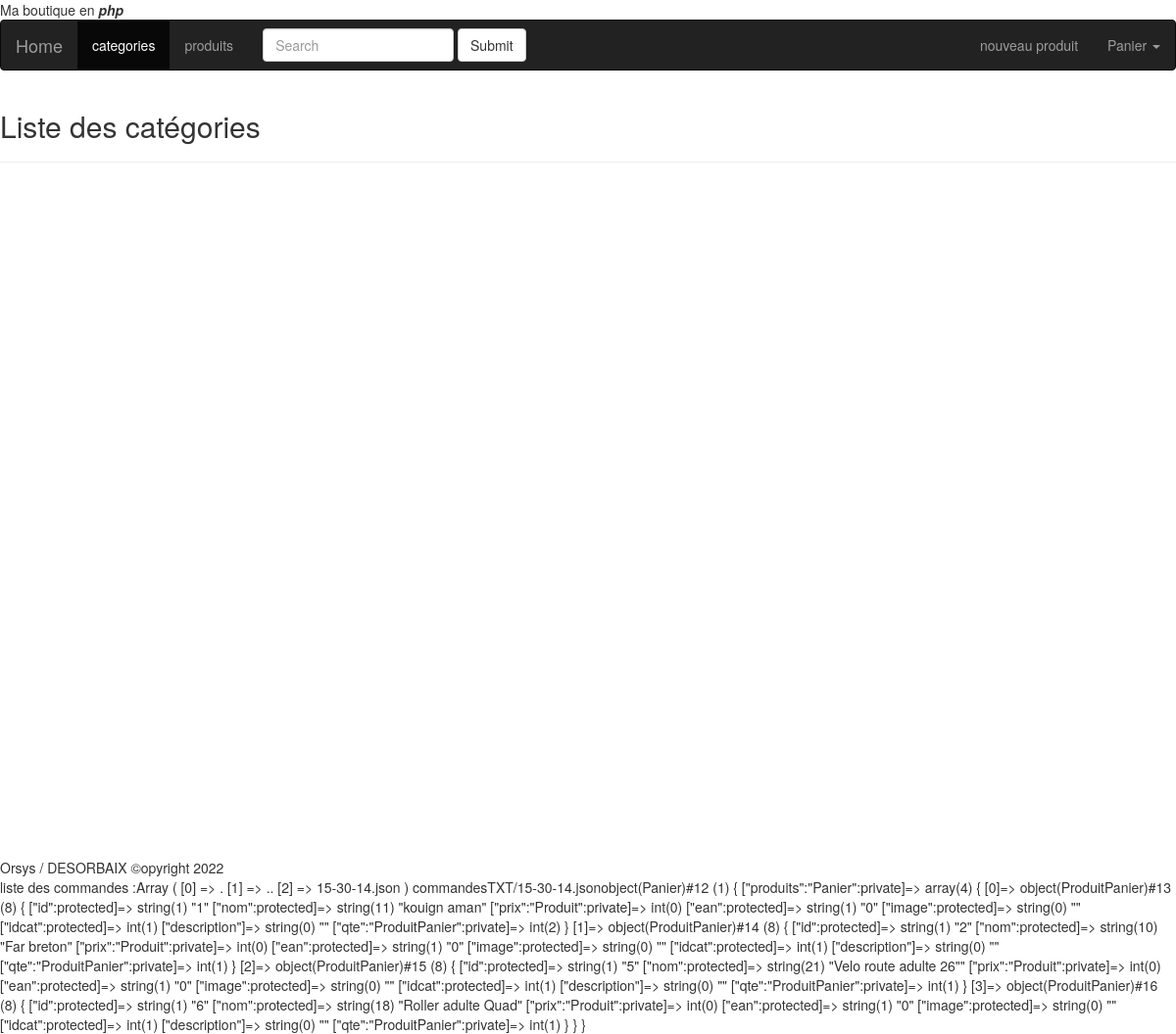
Page /?page=categories on the earlier database version.
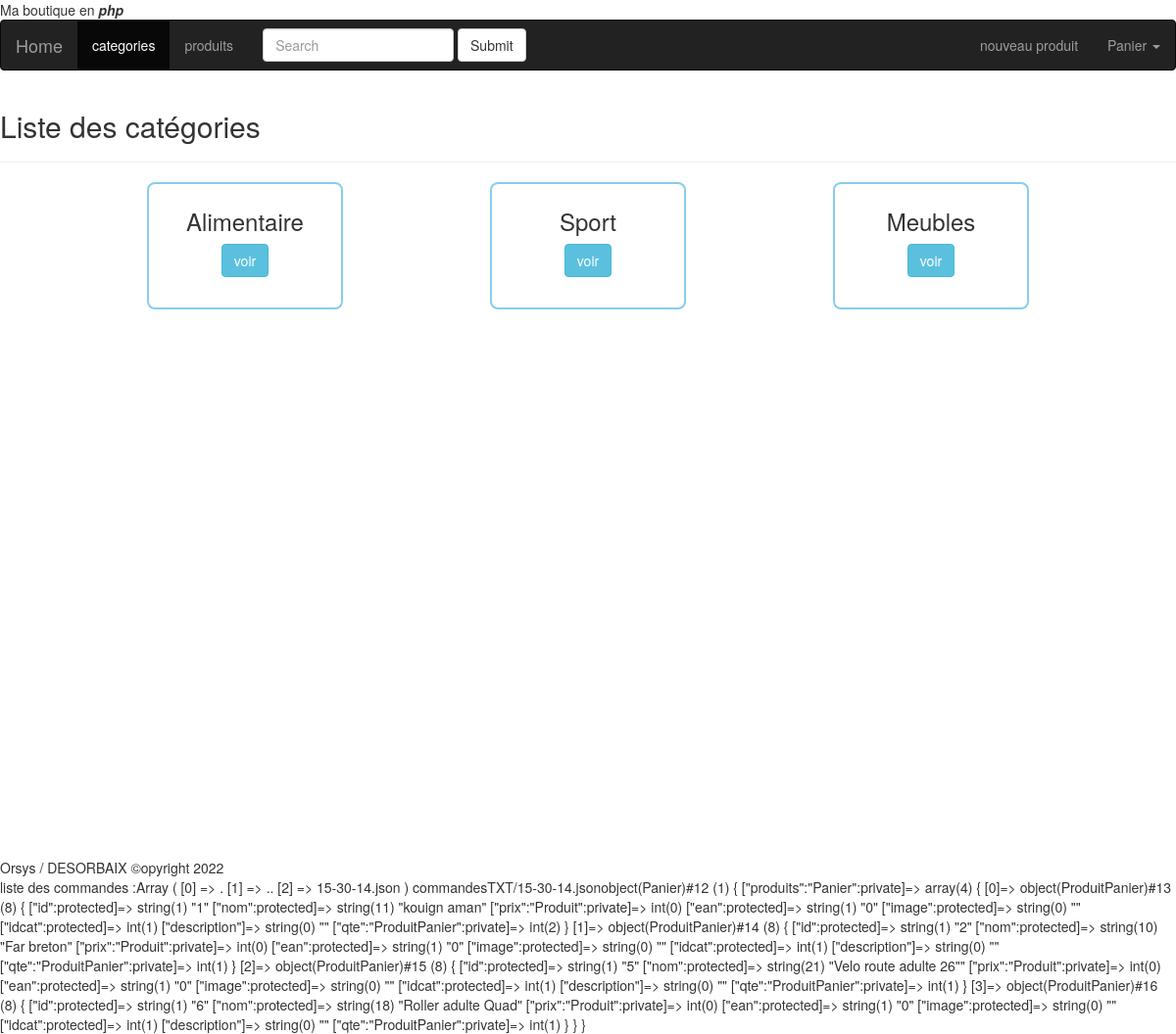
Same page on the later database version.
### tables this page shows
CREATE TABLE IF NOT EXISTS `categories` (
  `id` int(11) NOT NULL AUTO_INCREMENT,
  `nom` varchar(64) NOT NULL DEFAULT 'NULL',
  `tva` decimal(10,2) NOT NULL DEFAULT 5.50,
  PRIMARY KEY (`id`)
);

### include/pages/categories/categories.functions.php (called while the page is built)
<?php
include_once 'include/functions/sql.php';
function getCategories(){
    global $mysqli;
    $req="SELECT `id`,`nom` FROM `categories`";
    $result = mysqli_query($mysqli,$req);
    $return_tab=[];
    while ($categorie = mysqli_fetch_assoc($result)) {
        array_push($return_tab,$categorie);
    }
    return $return_tab;
}
?>

### include/pages/categories/categories.php (the view)
<h2>Liste des catégories</h2><hr/>
<div id="categories-liste">
    <?php
include_once 'categories.functions.php';
$categories = getCategories();
foreach ($categories as $categorie) {
    ?>
            <div class="categories-liste-categorie">
                <h3><?=$categorie['nom']?></h3>
                <a href="?page=produits&idcat=<?=$categorie['id'];?>"><button type="button" class="btn btn-info">voir</button></a>
            </div>
        <?php
}
?>
</div>

### index.php (shortened to what this page needs)
<!DOCTYPE html>
<html lang="en">
<head>
   <link rel="stylesheet" media="screen" href="//netdna.bootstrapcdn.com/bootstrap/3.3.4/css/bootstrap.min.css">
   <link rel="stylesheet" href="styles/styles.css">
</head>
<body>
    <?php include('include/navbar.php'); ?>
    <div id="wrapper">
        <?php
        include('include/wrapper.php');?>
    </div>
    <?php include('include/pages/widget_commande/widget_commande.php');?>
</body>
</html>

### include/navbar.php (shortened to what this page needs)
<nav class="navbar navbar-inverse" role="navigation">
    <div class="navbar-header">
        <a class="navbar-brand" href="?page=home">Home</a>
    </div>
    <div class="collapse navbar-collapse navbar-ex1-collapse">
        <ul class="nav navbar-nav">
            <li class="active"><a href="?page=categories">categories</a></li>
            <li><a href="?page=produits">produits</a></li>
        </ul>
        <form class="navbar-form navbar-left" role="search">
            <div class="form-group">
                <input type="text" class="form-control" placeholder="Search">
            </div>
            <button type="submit" class="btn btn-default">Submit</button>
        </form>
        <ul class="nav navbar-nav navbar-right">
            <li><a href="?page=produit&action=edit">nouveau produit</a></li>
            <li class="dropdown">
                <a href="#" class="dropdown-toggle" data-toggle="dropdown">Panier <b class="caret"></b></a>
            </li>
        </ul>
    </div>
</nav>

### include/wrapper.php (shortened to what this page needs)
<?php
    switch($_GET['page'])
    {
        case 'categories':include('pages/categories/categories.php');break;
    }
?>

### include/pages/widget_commande/widget_commande.php
<?php
echo 'liste des commandes :';
    $repContent=scandir('commandesTXT');
    print_r($repContent);
    $lastPosition=count($repContent)-1;
    echo $lastJSONFile="commandesTXT/".$repContent[$lastPosition];
    $obj=json_decode(file_get_contents($lastJSONFile));
    $pn=new Panier();
    foreach ($obj as $row) {
        $pn->addProduit(new ProduitPanier($row->id,$row->nom,'',0,'0','',1,$row->qte));
    }
    var_dump($pn);
?>

### styles/styles.css (style rules this page uses)
body { height: 98vh; }
#wrapper { height:100%;overflow-y: auto; }
#categories-liste { display: flex;justify-content: space-evenly; }
.categories-liste-categorie { width:200px; height: 130px; border-radius: 8px;border:2px solid skyblue;text-align: center;padding:5px 15px; }

Differences in the rows shown:
added categories: nom "Alimentaire"
added categories: nom "Sport"
added categories: nom "Meubles"
